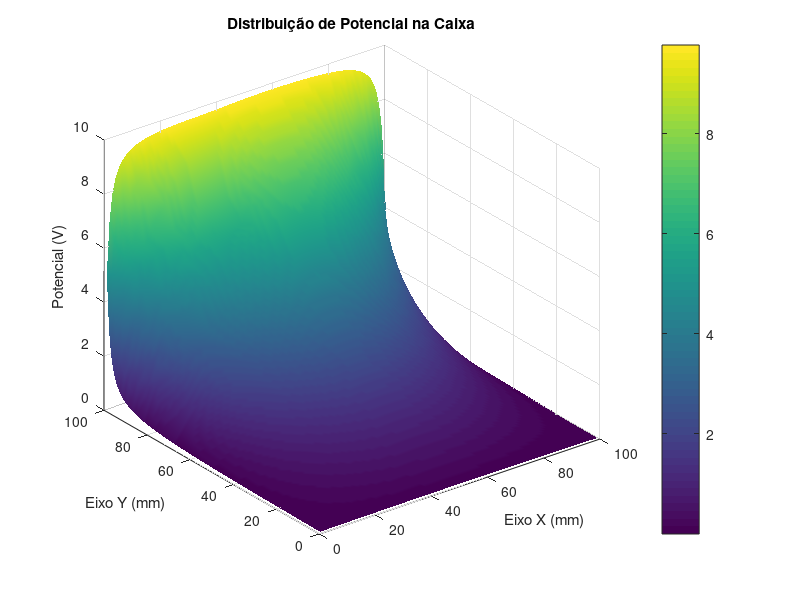
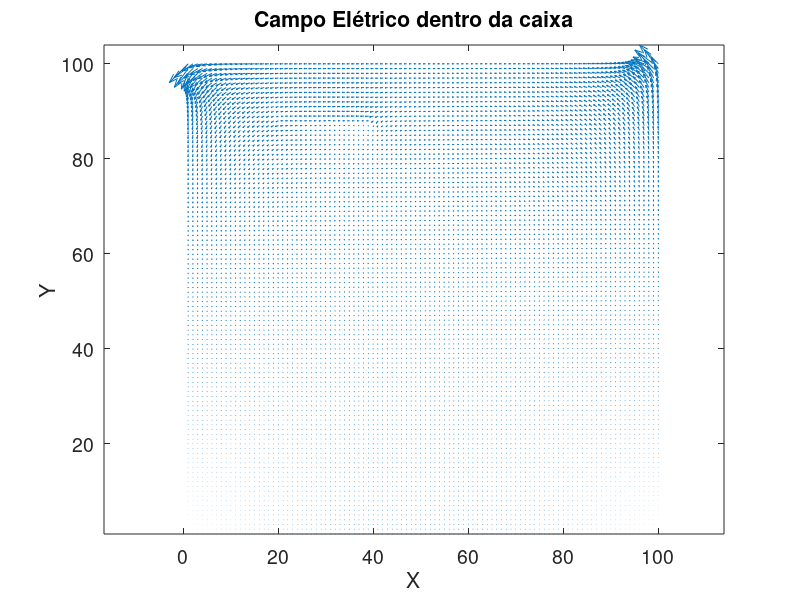
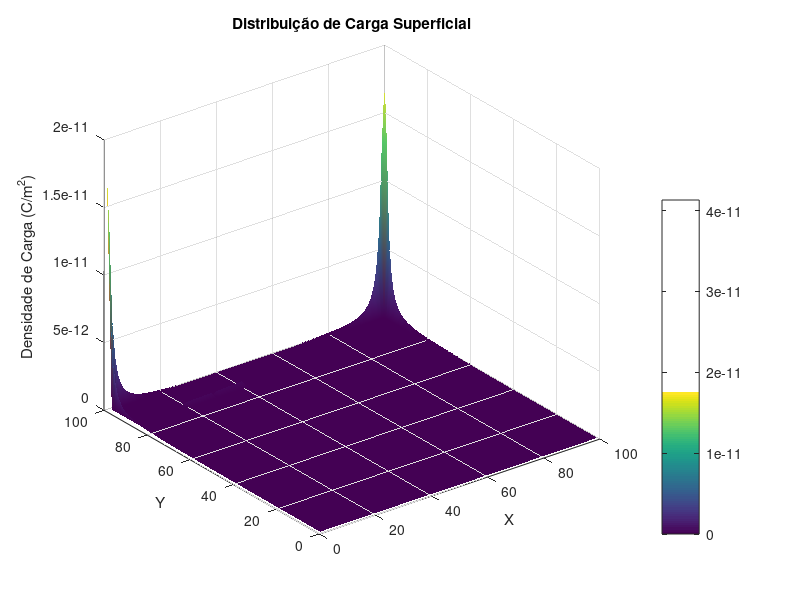
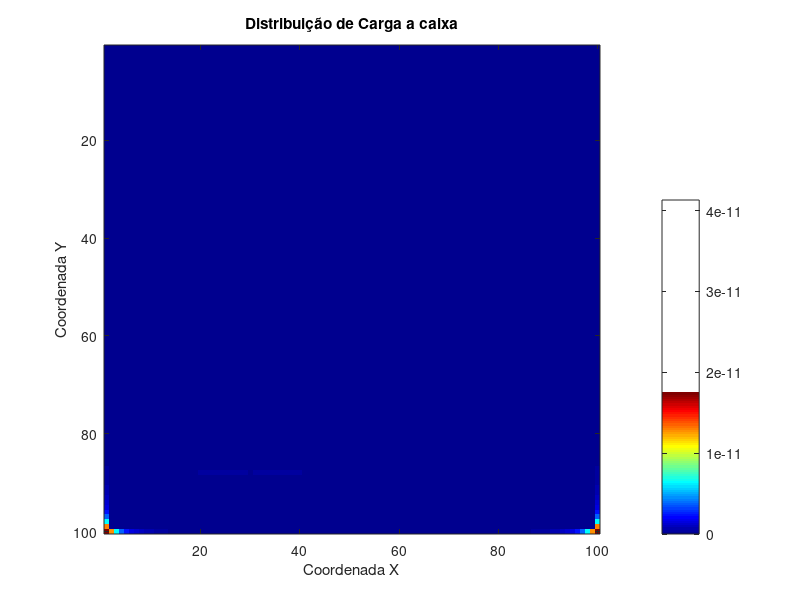

MATLAB code to generate these figures, in order:
Nx=100; % Número de pontos na direção x
Ny=100; % Número de pontos na direção y
Ngrid=Nx*Ny;
dx=1; % resolução da grade
dy=1;

V=zeros(Nx,Ny); % Potencial inicial em todos os pontos

% Definindo as condições de contorno
V(1,:)=0;    
V(:,1)=0;    
V(:,end)=0;   
V(end,:)=-10;  

% Definindo os pontos da linha de potencial
x1 = 20; y1 = 87.5;
x2 = 40; y2 = 87.5;
numPoints = max(abs(x2-x1), abs(y2-y1)); % Número de pontos na linha
xLine = round(linspace(x1, x2, numPoints));
yLine = round(linspace(y1, y2, numPoints));

V=V'; % Transposição para trabalhar com a indexação correta
Vi=V(:); % Condição inicial em forma de vetor

% Formando a Matriz Laplaciana
neg_one=-1.*ones(Ngrid,1);
pos_one=1.*ones(Ngrid,1);
Lap=spdiags([pos_one pos_one 4.*neg_one pos_one pos_one], [-Nx -1 0 1 Nx], Ngrid, Ngrid);

% Aplicando as condições de contorno de Dirichlet
C=spdiags(Lap,1);
for i=1:(Nx-1)
   C(i*Nx+1)=0;
end
Lap=spdiags(C,1,Lap);
C=spdiags(Lap,-1);
for i=1:(Nx-1)
   C(i*Nx)=0;
end
Lap=spdiags(C,-1,Lap); % Matriz Laplaciana

% Definindo a linha de potencial
for i = 1:numPoints
   idx = (yLine(i)-1)*Nx + xLine(i); % Índice linear correspondente
   Lap(idx, :) = 0;  % Zera a linha na matriz Laplaciana
   Lap(idx, idx) = 1; % Define o coeficiente diagonal para 1
   Vi(idx) = 6;      % Define o valor do potencial (30V)
end

% Resolver o sistema linear
Vf=(Lap\Vi); % Potencial do capacitor
potencial=reshape(Vf,Nx,Ny)'; % conversão do vetor de potencial para matriz

%Plotando o Resultado Correto
surf(potencial);shading interp; colorbar;
xlabel('Eixo X (mm)');
ylabel('Eixo Y (mm)');
zlabel('Potencial (V)');
title('Distribuição de Potencial na Caixa');
%% 
[Ey, Ex] = gradient(-potencial, dx, dy); % O MATLAB retorna Ey antes de Ex

figure('Color','w');
quiver(Ex, Ey, 'AutoScaleFactor', 4); % Aumentar o tamanho dos vetores
axis equal tight;
title('Campo Elétrico dentro da caixa','fontsize',14);
xlabel('X','fontsize',14);
ylabel('Y','fontsize',14);
set(gca, 'FontSize', 14);
%% 

% Constante de permissividade do vácuo
epsilon0 = 8.854e-12;

% Calculando o campo elétrico normal nas arestas
% Note que você precisa extrair a componente normal do campo elétrico
% nas arestas e na linha interna. O método exato dependerá da orientação
% de cada aresta e da linha.

% Para as arestas verticais (esquerda e direita)
rho_s_left = epsilon0 * abs(Ex(:,1));
rho_s_right = epsilon0 * abs(Ex(:,end));

% Para as arestas horizontais (superior e inferior)
rho_s_top = epsilon0 * abs(Ey(1,:));
rho_s_bottom = epsilon0 * abs(Ey(end,:));

% Para a linha de potencial interna
% Você precisa calcular a componente normal do campo elétrico
% ao longo dessa linha. O cálculo exato dependerá da orientação da linha.
rho_s_line = epsilon0 * abs(Ex(20:40,70));

% Agora você tem a distribuição de carga nas arestas e na linha interna
% Você pode visualizar ou analisar esses dados conforme necessário


% Crie uma matriz de zeros para a densidade de carga
rho = zeros(Ny, Nx);

% Atribua os valores calculados de rho_s às bordas correspondentes
rho(1,:) = rho_s_top;       % Aresta superior
rho(end,:) = rho_s_bottom;  % Aresta inferior
rho(:,1) = rho_s_left;      % Aresta esquerda
rho(:,end) = rho_s_right;   % Aresta direita

% Agora atribua os valores de rho_s_line à linha interna
for i = 1:numPoints
    rho(yLine(i), xLine(i)) = rho_s_line(i);
end

% Plotando a densidade de carga superficial com surf
figure;
surf(rho);
shading interp; % Para um visual mais suave sem linhas de grade
title('Distribuição de Carga Superficial');
xlabel('X');
ylabel('Y');
zlabel('Densidade de Carga (C/m^2)');
colorbar; % Adiciona uma barra de cores para
figure;
imagesc(rho);
colormap('jet');
colorbar;
title('Distribuição de Carga a caixa');
xlabel('Coordenada X');
ylabel('Coordenada Y');
%% 
epsilon0 = 8.854e-12; % Permissividade do vácuo

% Define a região de interesse
x_range = [-50, 150]; % Limites em x
y_range = [-50, 150]; % Limites em y

% Cria uma grade para calcular o potencial
[X, Y] = meshgrid(min(x_range):dx:max(x_range), min(y_range):dy:max(y_range));
V = zeros(size(X)); % Inicializa a matriz de potencial

% Cálculo do potencial a partir da distribuição de carga
for i = 1:Nx
    for j = 1:Ny
        r = sqrt((X - i*dx).^2 + (Y - j*dy).^2);
        V = V + rho(i, j) ./ (4 * pi * epsilon0 * r);
    end
end

% Tratar singularidades
V(isinf(V)) = NaN;

% Calculando o campo elétrico
[Ex, Ey] = gradient(-V, dx, dy);

% Plotando o potencial
figure;
surf(X, Y, V);
shading interp;
colorbar;
title('Distribuição de Potencial');
xlabel('x');
ylabel('y');
zlabel('Potencial (V)');

% Plotando o campo elétrico
figure;
quiver(X, Y, Ex, Ey, 'k-', 'LineWidth', 1.5);
title('Campo Elétrico');
xlabel('x');
ylabel('y');